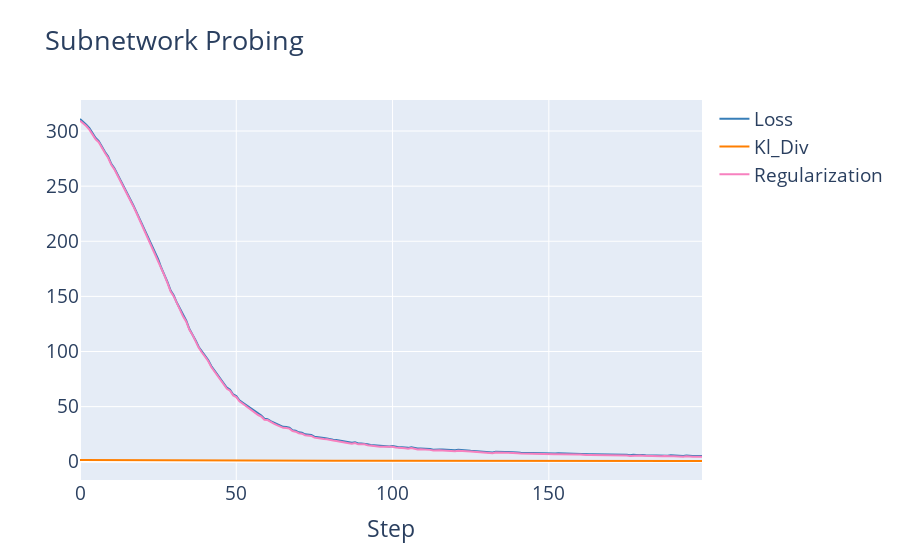
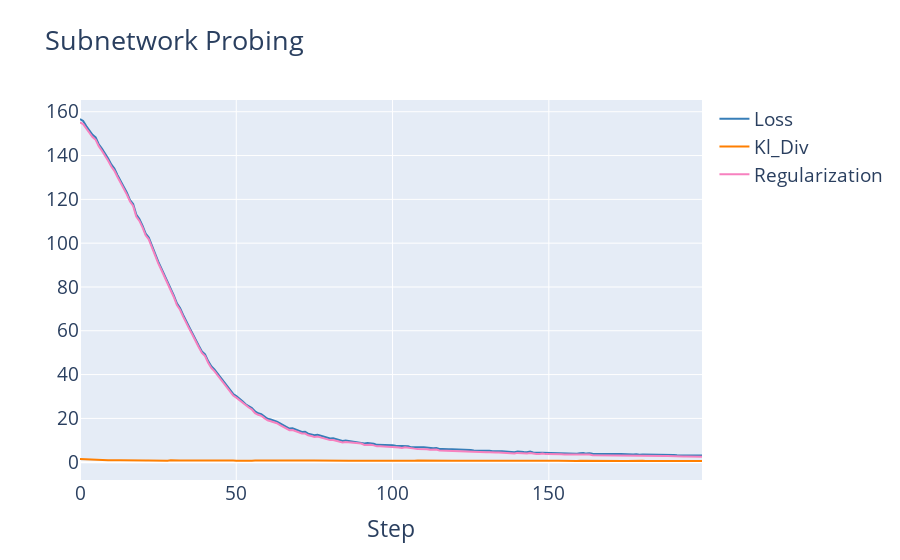
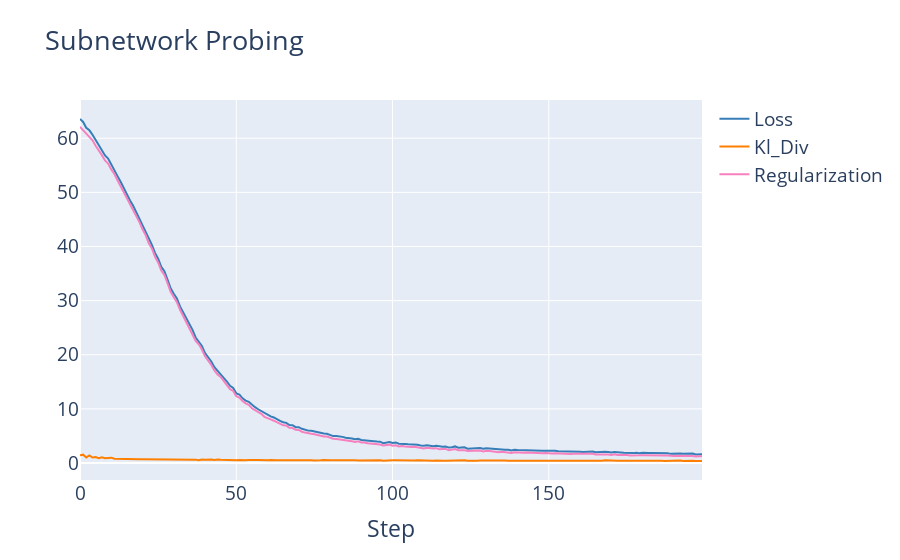

The notebook cell these images were saved under, in order:
### Markdown cell above
## Circuit Probing Prune Scores

### Code cell
if conf.prune_algo == PruneAlgo.CIRC_PROBE and conf.answer_func == AnswerFunc.KL_DIV:
    circ_probe_ps_path = out_answer_dir / "circ_probe_prune_scores.pkl"
    # if circ_probe_ps_path.exists():
    #     circ_probe_prune_scores = torch.load(circ_probe_ps_path)
    # else:
    circ_probe_prune_scores = circuit_probing_prune_scores(
        model=task.model, 
        dataloader=task.train_loader, 
        official_edges=None,
        tree_optimisation=True,
        faithfulness_target=conf.answer_func.value, 
        circuit_sizes=edge_counts_util(task.model.edges, conf.edge_counts, zero_edges=False),
        learning_rate=0.1,
        epochs=100, 
        regularize_lambda=0.1, 
        show_train_graph=True,
    )
    if conf.save_cache:
        torch.save(circ_probe_prune_scores, circ_probe_ps_path)

### Figure 1 — Plotly figure (JSON) as saved in the notebook; plotly's stock layout.template omitted (floating-point values rounded to 4 significant figures; data arrays with more than 128 entries replaced by an {"elided": "..."} marker saying what was removed)
{"data": [{"name": "Loss", "type": "scatter", "y": {"elided": "200 float values"}}, {"name": "Kl_Div", "type": "scatter", "y": {"elided": "200 float values"}}, {"error_y": {"array": [], "type": "data"}, "name": "Val Kl_Div", "type": "scatter", "y": []}, {"name": "Regularization", "type": "scatter", "y": {"elided": "200 float values"}}], "layout": {"title": {"text": "Subnetwork Probing"}, "xaxis": {"title": {"text": "Step"}}}}

### Figure 2 — Plotly figure (JSON) as saved in the notebook; plotly's stock layout.template omitted (floating-point values rounded to 4 significant figures; data arrays with more than 128 entries replaced by an {"elided": "..."} marker saying what was removed)
{"data": [{"name": "Loss", "type": "scatter", "y": {"elided": "200 float values"}}, {"name": "Kl_Div", "type": "scatter", "y": {"elided": "200 float values"}}, {"error_y": {"array": [], "type": "data"}, "name": "Val Kl_Div", "type": "scatter", "y": []}, {"name": "Regularization", "type": "scatter", "y": {"elided": "200 float values"}}], "layout": {"title": {"text": "Subnetwork Probing"}, "xaxis": {"title": {"text": "Step"}}}}

### Figure 3 — Plotly figure (JSON) as saved in the notebook; plotly's stock layout.template omitted (floating-point values rounded to 4 significant figures; data arrays with more than 128 entries replaced by an {"elided": "..."} marker saying what was removed)
{"data": [{"name": "Loss", "type": "scatter", "y": {"elided": "200 float values"}}, {"name": "Kl_Div", "type": "scatter", "y": {"elided": "200 float values"}}, {"error_y": {"array": [], "type": "data"}, "name": "Val Kl_Div", "type": "scatter", "y": []}, {"name": "Regularization", "type": "scatter", "y": {"elided": "200 float values"}}], "layout": {"title": {"text": "Subnetwork Probing"}, "xaxis": {"title": {"text": "Step"}}}}
